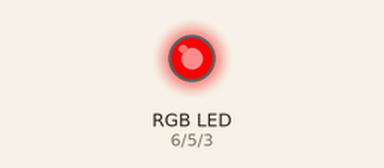
Recording of a sketch running on a simulated Arduino Uno, built with avr-gcc and run on an emulated ATmega328P. Parts: an RGB LED mixed from three pins (HIGH = lit).

Above: at 0.05 s.
At 3.95 s:
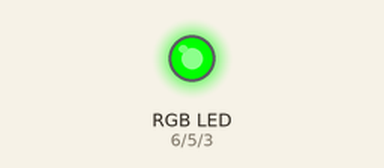
At 5.95 s:
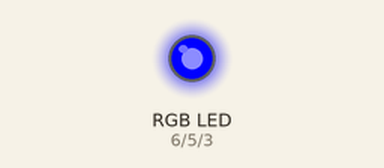
At 7.95 s:
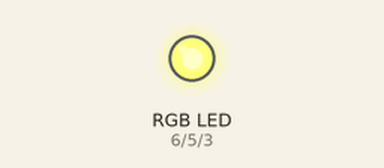
At 11.95 s:
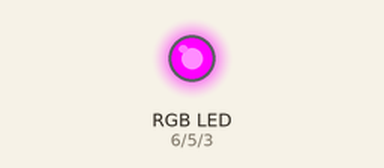
At 15.95 s:
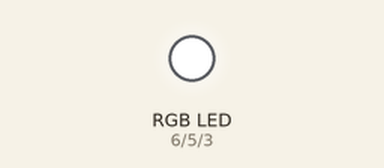
Timing chart, 0 to 20.8 s (numbered marks = the images above):
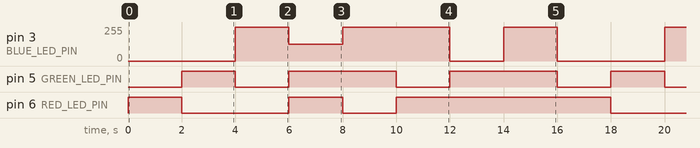

The sketch:

CommonCathodeRGB.ino
```cpp
#define RED_LED_PIN    6
#define GREEN_LED_PIN  5
#define BLUE_LED_PIN   3

void setup() {
  pinMode(RED_LED_PIN, OUTPUT);
  pinMode(GREEN_LED_PIN, OUTPUT);
  pinMode(BLUE_LED_PIN, OUTPUT);
}

void loop() {
  RGB_LED(255, 0, 0);     // Red
  RGB_LED(0, 255, 0);     // Green
  RGB_LED(0, 0, 255);     // Blue
  RGB_LED(255, 255, 125); // Purple
  RGB_LED(0, 255, 255);   // Cyan
  RGB_LED(255, 0, 255);   // Magenta
  RGB_LED(255, 255, 0);   // Yellow
  RGB_LED(255, 255, 255); // White
}

void RGB_LED(int red_LED_value, int green_LED_value, int blue_LED_value)
{
  analogWrite(RED_LED_PIN, red_LED_value);
  analogWrite(GREEN_LED_PIN, green_LED_value);
  analogWrite(BLUE_LED_PIN, blue_LED_value);
  delay(2000);
}
```

Measured:
- by itself, pin 3 (BLUE_LED_PIN): repeats every 16.0 s: 125/255 2.0 s, 255/255 4.0 s, 0/255 2.0 s, 255/255 2.0 s, 0/255 4.0 s, 255/255 2.0 s
- by itself, pin 5 (GREEN_LED_PIN): repeats every 16.0 s: 2 × (LOW 2.0 s, HIGH 4.0 s), LOW 2.0 s, HIGH 2.0 s
- by itself, pin 6 (RED_LED_PIN): repeats every 16.0 s: LOW 4.0 s, HIGH 2.0 s, LOW 2.0 s, HIGH 8.0 s
